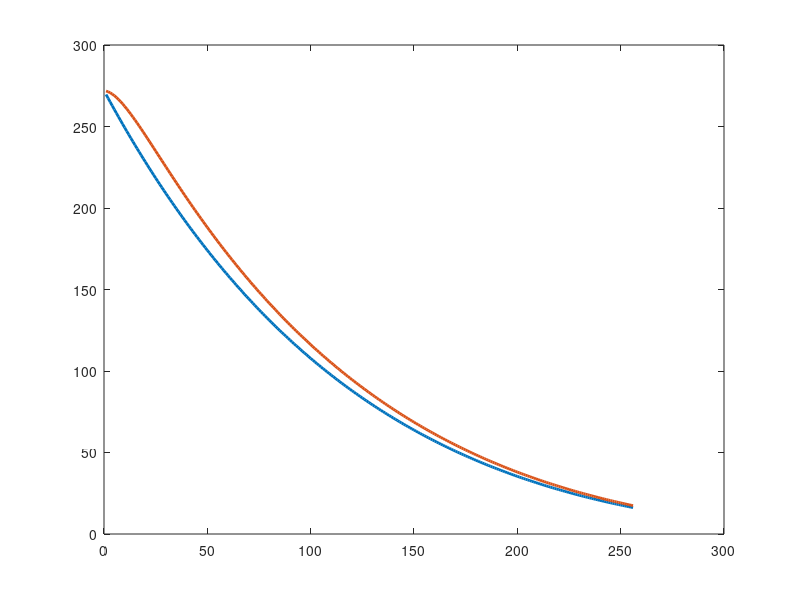

Reproduce this figure in MATLAB. (Note: this script raises an error after producing the figure.)
% Function definition: y = 2x^3 - 9x^2 + 27
f = @(x) 2*x.^3 - 9*x.^2 + 27;

% Parameters
max_iterations = 256;
initial_x = 7;
epsilon = 1e-8;
beta_1 = 0.9;
beta_2 = 0.999;

% Initialization
x_values = zeros(5, max_iterations);
y_values = zeros(5, max_iterations);

% Optimization process
optimizers = {'SGD', 'SGDM', 'RMSProp', 'Adagrad', 'Adam'};
learning_rates = [0.001, 0.001, 0.001, 0.001, 0.001]; % Specify the learning rates

% Create a single plot
figure;

for opt_idx = 1:5
    current_optimizer = optimizers{opt_idx};
    fprintf('Running optimization with %s...\n', current_optimizer);

    % Initialize variables based on optimizer
    switch current_optimizer
        case 'SGD'
            x = initial_x;
            learning_rate = learning_rates(opt_idx);
        case 'SGDM'
            x = initial_x;
            learning_rate = learning_rates(opt_idx);
            m = 0;
        case 'Adagrad'
            x = initial_x;
            v = 0;
            learning_rate = learning_rates(opt_idx);
        case 'RMSProp'
            x = initial_x;
            v = 0;
            learning_rate = learning_rates(opt_idx);
        case 'Adam'
            x = initial_x;
            m = 0;
            v = 0;
            t = 0;
            learning_rate = learning_rates(opt_idx);
    end

    % Optimization loop
    for i = 1:max_iterations
        gradient = 2 * x; % Derivative of x^2 is 2x

        % Update weights based on optimizer
        switch current_optimizer
            case 'SGD'
                x = x - learning_rate * gradient;
            case 'SGDM'
                m = beta_1 * m + (1 - beta_1) * gradient;
                x = x - learning_rate * m;
            case 'Adagrad'
                v = v + gradient.^2;
                x = x - (learning_rate / (sqrt(v) + epsilon)) * gradient;
            case 'RMSProp'
                t = t + 1;
                v = beta_2 * v + (1 - beta_2) * gradient.^2;
                v_hat = v / (1 - beta_2^t);
                x = x - (learning_rate / (sqrt(v_hat) + epsilon)) * gradient;
            case 'Adam'
                t = t + 1;
                m = beta_1 * m + (1 - beta_1) * gradient;
                v = beta_2 * v + (1 - beta_2) * gradient.^2;
                m_hat = m / (1 - beta_1^t);
                v_hat = v / (1 - beta_2^t);
                x = x - (learning_rate / (sqrt(v_hat) + epsilon)) * m_hat;
        end

        % Save results
        x_values(opt_idx, i) = x;
        y_values(opt_idx, i) = f(x);
    end

    % Plot results for the current optimizer on the same graph
    plot(1:max_iterations, y_values(opt_idx, :), 'LineWidth', 2, 'DisplayName', current_optimizer);
    hold on;
end

% Finalize the plot
title('Optimizers on y = x^2');
xlabel('Iteration');
ylabel('y');
legend('Location', 'Best');
grid on;
hold off;
